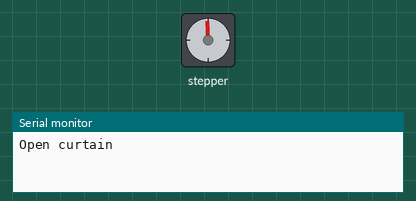
Recording of a sketch running on a simulated ESP32. On the bench: stepper motor, the last lines printed to the serial monitor. Stepper angles assume 2038 steps per turn.

Above: at 0.15 s.
At 9.45 s:
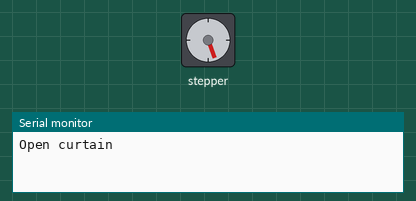
At 18.55 s:
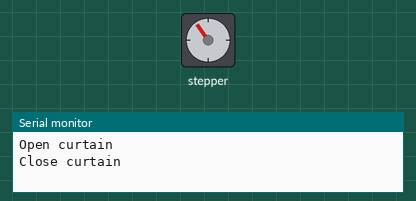
At 38.1 s:
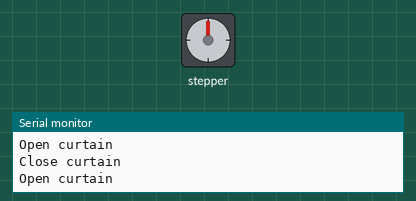
Timing chart, 0 to 40.0 s (numbered marks = the images above):
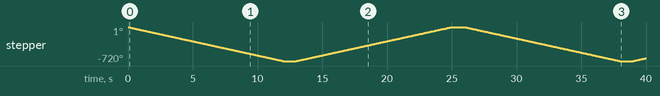

Measured:
- by itself, stepper: turns 720° counter-clockwise in 12.0 s, then 720° clockwise in 12.0 s, then 720° counter-clockwise in 12.0 s, then 60° clockwise in 0.99 s

The sketch:

10_1.ino
```cpp
#include <Stepper.h>             // provide the basic functions for controlling stepper motor

// motor parameters（28BYJ-48）
const int STEPS_PER_REV = 2038;  // Actual steps/turn (may vary by motor)
const int MOTOR_PIN1 = 14;       // IN1
const int MOTOR_PIN2 = 27;       // IN2
const int MOTOR_PIN3 = 16;       // IN3
const int MOTOR_PIN4 = 17;       // IN4

// User-adjustable parameters
int motorSpeed = 10;      // Rotational speed(RPM). It is recommended to set it at 5-12. If it exceeds 15, it is very likely to get stuck.
int rotationCount = 2;    // the number of rotation turns
bool reverseDirection = false; // Reverse flag position

// Initialize the stepper motor (note the pin sequence: IN1-IN3-IN2-IN4)
Stepper myStepper(STEPS_PER_REV, MOTOR_PIN1, MOTOR_PIN3, MOTOR_PIN2, MOTOR_PIN4);

void setup() {
  Serial.begin(115200);
}

void loop() {
  // reversal test
  Serial.println("Open curtain");
  rotateMotor(rotationCount, true);
  delay(1000);

  // forward test
  Serial.println("Close curtain");
  rotateMotor(rotationCount, false);
  delay(1000);  // pause for 1s
}

// Motor rotation function
void rotateMotor(int turns, bool reverse) {
  myStepper.setSpeed(motorSpeed);
  int steps = STEPS_PER_REV * turns * (reverse ? -1 : 1);
  myStepper.step(steps);
}
```
